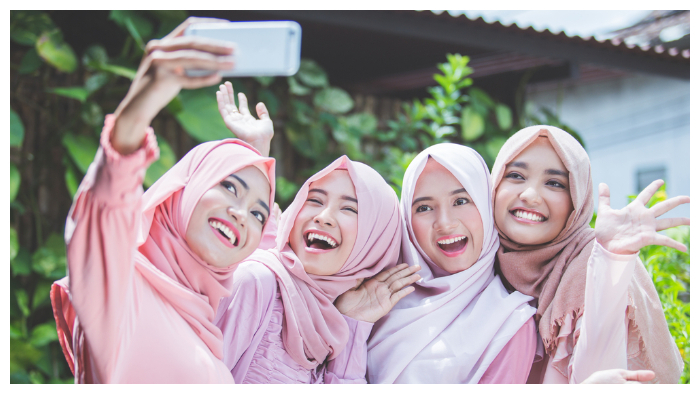
#> input picture foto.jpg, 700 x 394 px
$ python deteksiobjek.py
#> lines starting #> are read from the running program, lines starting #| are printed output that depends on the picture; after the words box and inside, x2 and y2 are one past the last pixel; in counts of white or black regions, pixels touching at a corner belong together
import numpy as np
import cv2 as cv

wajah=cv.CascadeClassifier('haarcascade_frontalface_default.xml')
img=cv.imread('foto.jpg')
#> img is the input picture: shape (394, 700, 3); mean B, G, R 159.3, 159, 167.6
img_gray=cv.cvtColor(img,cv.COLOR_BGR2GRAY)
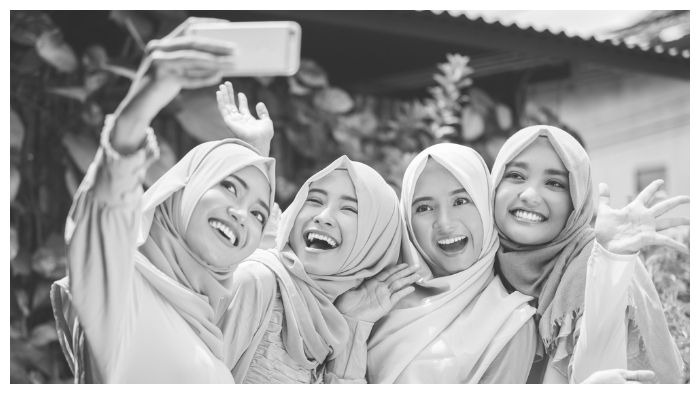
#> img_gray: shape (394, 700); min 43, max 255, mean 161.6

deteksi_wajah=wajah.detectMultiScale(img_gray,1.1,5)
#> deteksi_wajah = [[479, 138, 105, 105], [276, 162, 102, 102], [396, 167, 99, 99]]
font=cv.FONT_HERSHEY_SIMPLEX
jumlah=0

for(x,y,w,h) in deteksi_wajah:
    jumlah=jumlah+1
    cv.putText(img,"Wajah",(x,y-10),font,0.75,(0,0,255),2,cv.LINE_AA)
    cv.rectangle(img,(x,y),(x+w,y+h),(255,0,0),2)
    roi_gray=img_gray[y:y+h,x:x+w]
    roi_color=img[y:y+h,x:x+w]
#> this loop made 3 passes
#> pass 1, `roi_gray=img_gray[y:y+h,x:x+w]`:
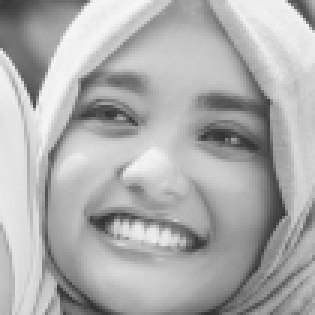
#> roi_gray: shape (105, 105) (shown 3 times larger); min 49, max 249, mean 173.3
#> pass 1, `roi_color=img[y:y+h,x:x+w]`:
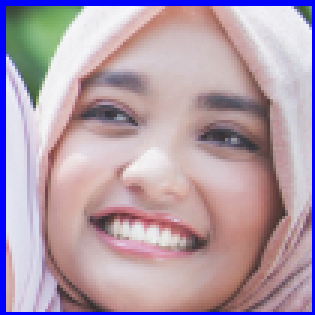
#> roi_color: shape (105, 105, 3) (shown 3 times larger); mean B, G, R 171.8, 157.2, 178
#> pass 2, `roi_gray=img_gray[y:y+h,x:x+w]`:
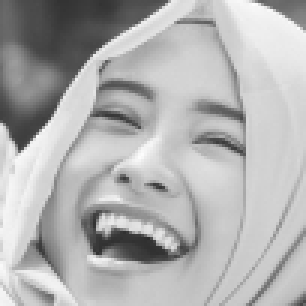
#> roi_gray: shape (102, 102) (shown 3 times larger); min 45, max 253, mean 177
#> pass 2, `roi_color=img[y:y+h,x:x+w]`:
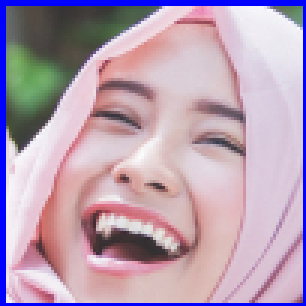
#> roi_color: shape (102, 102, 3) (shown 3 times larger); mean B, G, R 179.6, 160.1, 183.1
#> after the loop:
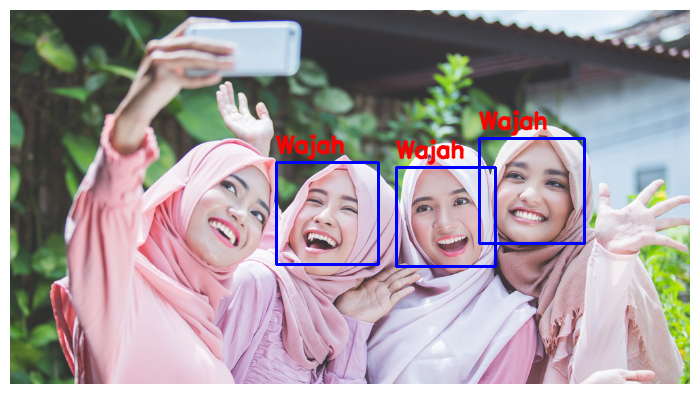
#> img: shape (394, 700, 3); 2.39% of pixels changed, all inside (x1, y1, x2, y2) = (275, 110, 586, 268)
#> after the loop, jumlah = 3

cv.putText(img,"Jumlah wajah ada : "+str(jumlah)+ " buah",(10,30),font,1,(0,0,0),2,cv.LINE_AA)
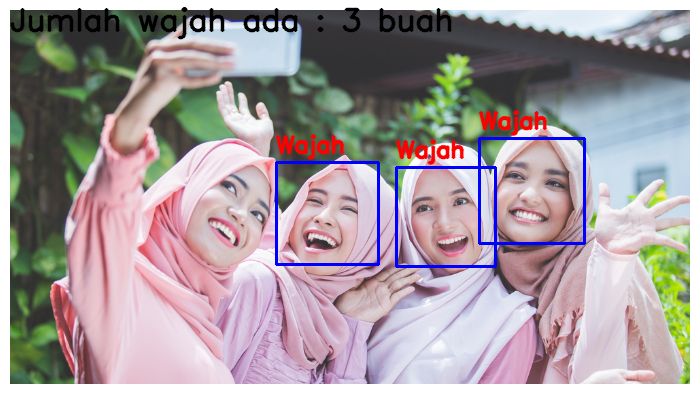
#> img: shape (394, 700, 3); 1.53% of pixels changed, all inside (x1, y1, x2, y2) = (10, 7, 452, 40)
cv.imshow('img',img)
cv.waitKey(0)
cv.destroyAllWindows()
